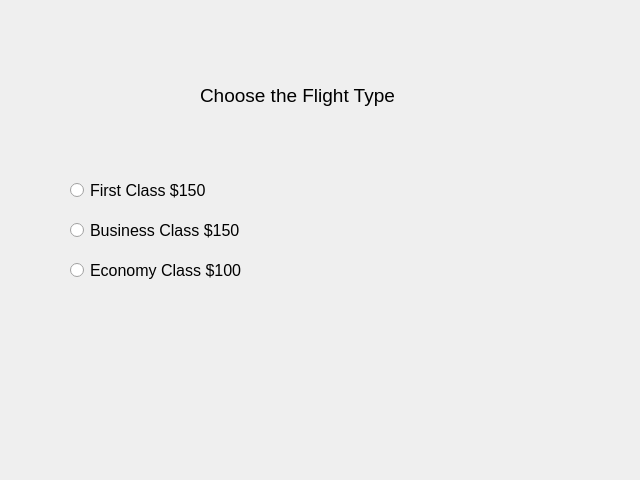
<?xml version="1.0" encoding="UTF-8"?>
<ui version="4.0">
 <class>Dialog</class>
 <widget class="QDialog" name="Dialog">
  <property name="geometry">
   <rect>
    <x>0</x>
    <y>0</y>
    <width>640</width>
    <height>480</height>
   </rect>
  </property>
  <property name="windowTitle">
   <string>Dialog</string>
  </property>
  <widget class="QLabel" name="label">
   <property name="geometry">
    <rect>
     <x>200</x>
     <y>60</y>
     <width>211</width>
     <height>71</height>
    </rect>
   </property>
   <property name="font">
    <font>
     <pointsize>14</pointsize>
    </font>
   </property>
   <property name="text">
    <string>Choose the Flight Type</string>
   </property>
  </widget>
  <widget class="QLabel" name="labelFare">
   <property name="geometry">
    <rect>
     <x>160</x>
     <y>360</y>
     <width>301</width>
     <height>41</height>
    </rect>
   </property>
   <property name="font">
    <font>
     <pointsize>12</pointsize>
    </font>
   </property>
   <property name="text">
    <string/>
   </property>
  </widget>
  <widget class="QRadioButton" name="radioButtonFirstClass">
   <property name="geometry">
    <rect>
     <x>70</x>
     <y>180</y>
     <width>141</width>
     <height>21</height>
    </rect>
   </property>
   <property name="font">
    <font>
     <pointsize>12</pointsize>
    </font>
   </property>
   <property name="text">
    <string>First Class $150</string>
   </property>
  </widget>
  <widget class="QRadioButton" name="radioButtonSecondClass">
   <property name="geometry">
    <rect>
     <x>70</x>
     <y>220</y>
     <width>171</width>
     <height>21</height>
    </rect>
   </property>
   <property name="font">
    <font>
     <pointsize>12</pointsize>
    </font>
   </property>
   <property name="text">
    <string>Business Class $150</string>
   </property>
  </widget>
  <widget class="QRadioButton" name="radioButtonEconomyClass">
   <property name="geometry">
    <rect>
     <x>70</x>
     <y>260</y>
     <width>171</width>
     <height>21</height>
    </rect>
   </property>
   <property name="font">
    <font>
     <pointsize>12</pointsize>
    </font>
   </property>
   <property name="text">
    <string>Economy Class $100</string>
   </property>
  </widget>
 </widget>
 <resources/>
 <connections/>
</ui>
